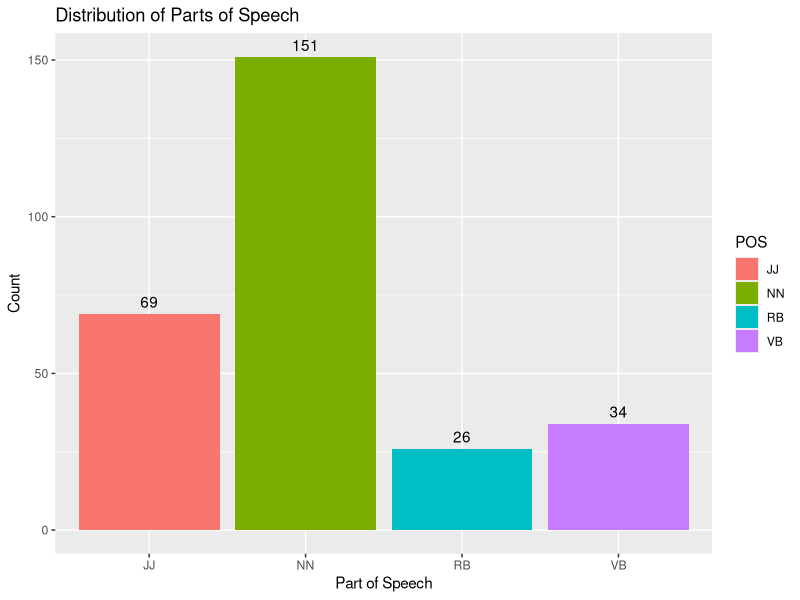
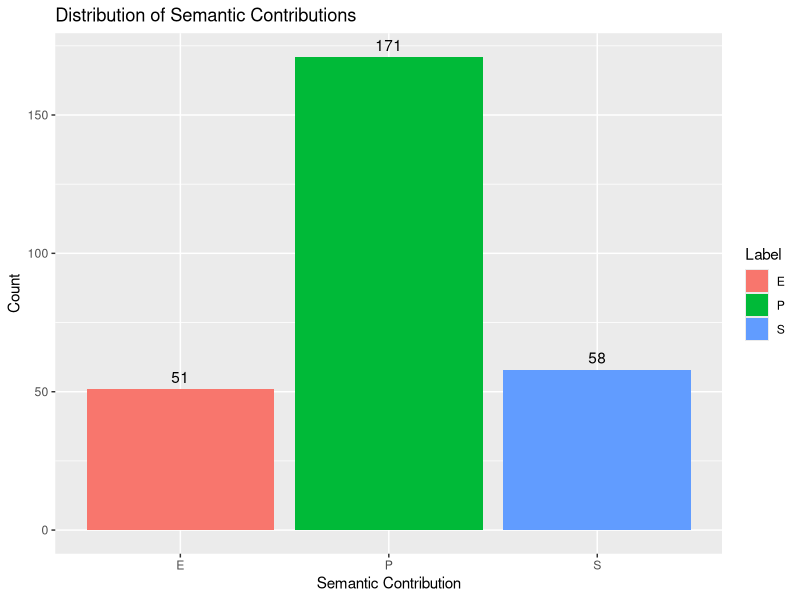
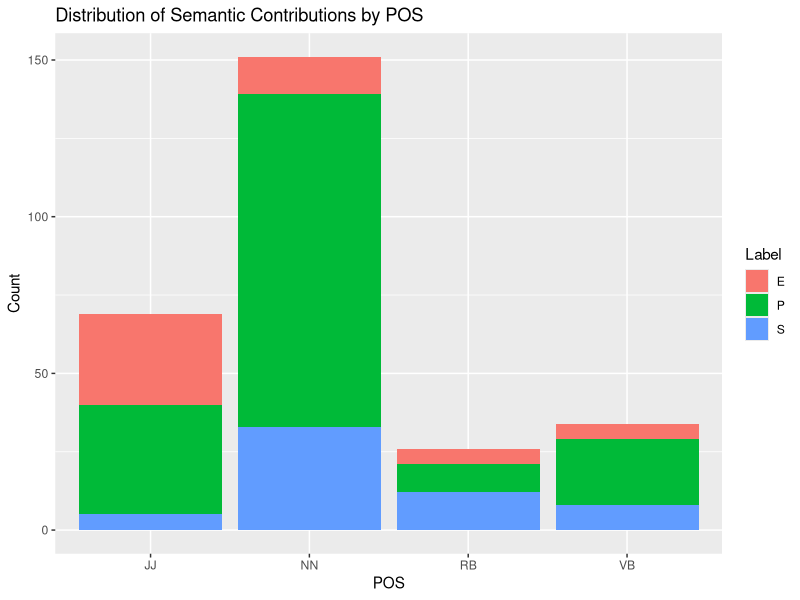

R code for these plots, in order:
## ---- chunk 1
data <- read.csv("../data/salad_consolidated_refined.csv")

head(data)
## ---- chunk 2
#toy.data <- data.frame(
#  part.of.speech = sample(c("noun", "verb", "adjective"), 100, replace = TRUE),
#  semantic.contribution = sample(c("prototypical", "extreme", "salient"), 100, #replace = TRUE)
#)

#head(toy.data)

## ---- chunk 3
library(ggplot2)

ggplot(data, aes(x = POS, fill = POS)) +
  geom_bar() +
  geom_text(stat='count', aes(label= after_stat(count)), vjust=-0.5) + 
  labs(title = "Distribution of Parts of Speech",
       x = "Part of Speech",
       y = "Count")

## ---- chunk 4
library(ggplot2)

ggplot(data, aes(x = Label, fill = Label)) +
  geom_bar() +
  geom_text(stat='count', aes(label= after_stat(count)), vjust=-0.5) + 
  labs(title = "Distribution of Semantic Contributions",
       x = "Semantic Contribution",
       y = "Count")

## ---- chunk 5
library(ggplot2)
library(nnet)

summary(data)
ggplot(data, aes(x = POS, fill = Label)) +
  geom_bar() + 
  labs(title = "Distribution of Semantic Contributions by POS",
       x = "POS",
       y = "Count")


## ---- chunk 6
model <- multinom(Label ~ POS, data = data)

summary(model)
## ---- chunk 7
z <- summary(model)$coefficients/summary(model)$standard.errors
z
## ---- chunk 8
p <- (1 - pnorm(abs(z), 0, 1)) * 2
p
## ---- chunk 9
head(pp <- fitted(model), n=20)

## ---- chunk 10
library(tibble)

(my_tibble <- tibble(
  Part.of.Speech = c("NN", "JJ", "RB", "VB"),
  E = c(0.07946939, 0.42028842, 0.19230901, 0.14705943),
  P = c(0.7019874, 0.5072467, 0.3461578, 0.6176449),
  S = c(0.21854326, 0.07246485, 0.46153322, 0.23529567)
))

